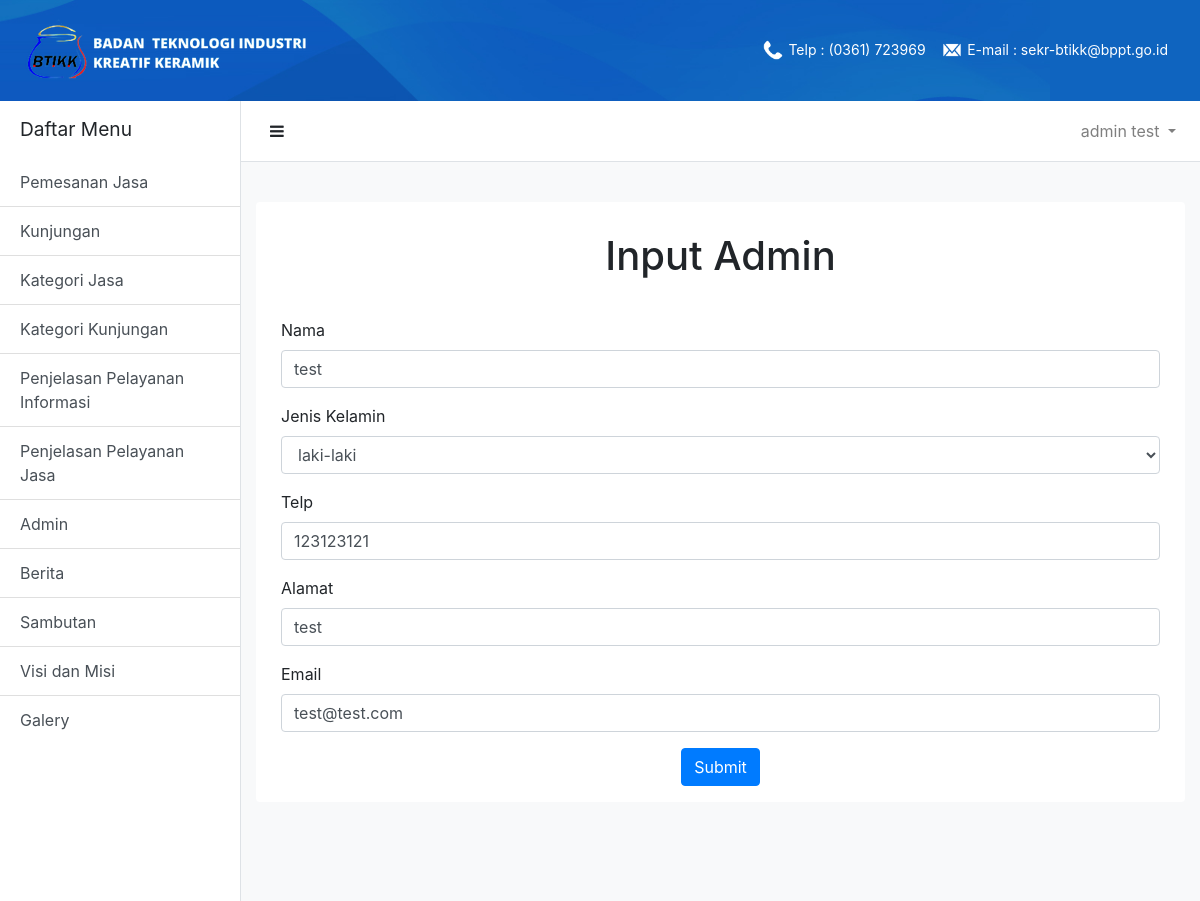
Screenshot of /adminContent/editAdmin.php?id=2 (signed in) with the database file from the repository.
### tables this page shows
CREATE TABLE `user` (
  `id` int(11) NOT NULL,
  `name` varchar(255) NOT NULL,
  `email` varchar(255) NOT NULL,
  `password` varchar(255) NOT NULL,
  `username` varchar(255) NOT NULL,
  `jenis_kelamin` varchar(255) NOT NULL,
  `telp` varchar(255) NOT NULL,
  `alamat` varchar(255) NOT NULL
);

### adminContent/editAdmin.php (the view)
<?php
    include("../dashboardUser.php");
?>
<div class="card-title text-center" id="user-content-title">
    <h1>Input Admin</h1>
</div>
<div class='card-content'>
    <div class='container'>
<?php
        $id = $_GET['id'];
        $sql = mysqli_query($conn,"SELECT * FROM user where id = $id");
        $admin = mysqli_fetch_assoc($sql);
        echo "
        <form enctype='multipart/form-data' action='../proses/editAdmin.php?id=".$id."' method='post' style='margin-left : 10px; margin-right:10px;'>
            <div class='form-group'>
                <label for='name'>Nama</label>
                <input type='text' class='form-control' name='name' id='name' value='".$admin['name']."' required>
            </div>
            <div class='form-group'>
                <label for='jenis_kelamin'>Jenis Kelamin</label>
                <select class='form-control' name='jenis_kelamin' id='jenis_kelamin' value='".$admin['jenis_kelamin']."'>";
        if($admin['jenis_kelamin'] == 'laki-laki')
            echo "
            <option selected='selected'>laki-laki</option>
            <option >perempuan</option>";
        else
            echo "
            <option>laki-laki</option>
            <option selected='selected'>perempuan</option>";
        echo "
                </select>
            </div>
            <div class='form-group'>
                <label for='telp'>Telp</label>
                <input type='text' class='form-control' name='telp' id='telp' value='".$admin['telp']."' required>
            </div>
            <div class='form-group'>
                <label for='alamat'>Alamat</label>
                <input type='text' class='form-control' name='alamat' id='alamat' value='".$admin['alamat']."' required>
            </div>
            <div class='form-group'>
                <label for='email'>Email</label>
                <input type='email' class='form-control' name='email' id='email' value='".$admin['email']."' required>
            </div>
            <div class='form-group d-flex justify-content-center'>
                <button type='submit' class='btn btn-primary' name='submit'>Submit</button>
            </div>
        </form>
    </div>
</div>";
?>

### dashboardUser.php (shortened to what this page needs)
<?php
    include("../db.php");
?>
<!DOCTYPE html>
<html lang="en">
<head>
    <link rel="stylesheet" href="../css/navbar.css">
    <link rel="stylesheet" href="../css/footer.css">
    <link rel="stylesheet" href="../css/sidebar.css">
    <link rel="stylesheet" href="../css/contentUser.css">
    <link rel="stylesheet" href="https://stackpath.bootstrapcdn.com/bootstrap/4.4.1/css/bootstrap.min.css">
    <link rel="stylesheet" href="https://stackpath.bootstrapcdn.com/font-awesome/4.7.0/css/font-awesome.min.css">
</head>
<body>
    <nav class="navbar navbar-expand-lg navbar-dark justify-content-between" id='navbar'>
        <a class="navbar-brand" href="#">
            <img src="../gambar/rsz_2logo.png" alt="logo">
        </a>
        <ul class="navbar-nav">
            <li class="nav-item">
                <p class="navbar-brand">
                    <img src="../gambar/phone.png" class="d-inline-block align-top" alt="">
                    <span>Telp : (0361) 723969</span>
                </p>
            </li>
            <li class="nav-item">
                <p class="navbar-brand">
                    <img src="../gambar/email.png" class="d-inline-block align-top" alt="">
                    <span>E-mail : sekr-btikk@bppt.go.id</span>
                </p>
            </li>
        </ul>
    </nav>
<div class="d-flex bg-light" id="wrapper">
<div class="bg-white border-right" id="sidebar-wrapper">
  <div class="sidebar-heading text-black">Daftar Menu</div>
  <div class="list-group list-group-flush">
    <a href="./pemesananJasa.php" class="list-group-item list-group-item-action bg-white text-black ">Pemesanan Jasa</a>
    <a href="./kunjungan.php" class="list-group-item list-group-item-action bg-white text-black ">Kunjungan</a>
    <a href="./kategoriJasa.php" class="list-group-item list-group-item-action bg-white text-black ">Kategori Jasa</a>
    <a href="./kategoriKunjungan.php" class="list-group-item list-group-item-action bg-white text-black ">Kategori Kunjungan</a>
    <a href="./penjelasanPelayananInformasi.php" class="list-group-item list-group-item-action bg-white text-black ">Penjelasan Pelayanan Informasi</a>
    <a href="./penjelasanPelayananJasa.php" class="list-group-item list-group-item-action bg-white text-black ">Penjelasan Pelayanan Jasa</a>
    <a href="./admin.php" class="list-group-item list-group-item-action bg-white text-black ">Admin</a>
    <a href="./berita.php" class="list-group-item list-group-item-action bg-white text-black ">Berita</a>
    <a href="./sambutan.php" class="list-group-item list-group-item-action bg-white text-black ">Sambutan</a>
    <a href="./visiMisi.php" class="list-group-item list-group-item-action bg-white text-black ">Visi dan Misi</a>
    <a href="./galery.php" class="list-group-item list-group-item-action bg-white text-black ">Galery</a>
  </div>
</div>
<div id="page-content-wrapper">
  <nav class="navbar navbar-expand-lg navbar-light bg-white border-bottom sticky-top" id='navbar-2'>
    <button class="btn text-black" id="menu-toggle"><i class="fa fa-bars"></i></button>
    <div class="collapse navbar-collapse" id="navbarSupportedContent">
      <ul class="navbar-nav ml-auto mt-2 mt-lg-0">
        <li class="nav-item dropdown">
        <?php
           $id = $_SESSION['user'];
           $sql = mysqli_query($conn,"SELECT name FROM user where id = $id");
           $admin = mysqli_fetch_assoc($sql);
           echo "
          <a class='nav-link dropdown-toggle' href='#' id='navbarDropdown' role='button' data-toggle='dropdown' aria-haspopup='true' aria-expanded='false'>
            ".$admin['name']."
          </a>
          <div class='dropdown-menu dropdown-menu-right' aria-labelledby='navbarDropdown'>
            <a class='dropdown-item' href='./editPassword.php?id=".$id."'>Ubah Password</a>
            <div class='dropdown-divider'></div>
            <a class='dropdown-item' href='../proses/logout.php'>Keluar</a>
          </div>";
          ?>
        </li>
      </ul>
    </div>
  </nav>
  <div class="container-fluid">
    <div class="card" id="user-content-wrapper">

### css/navbar.css (style rules this page uses)
#navbar, .navbar .navbar-default { background-image: url("../gambar/bg_top.jpg"); background-repeat: no-repeat; background-size: 100% 100%; }
.navbar .nav-item .navbar-brand { margin-top : 10px }
.navbar .nav-item .navbar-brand img { margin-top : 7.5px; width : 20px; height : 20px; }
.navbar .nav-item .navbar-brand span { font-size: 14px; }
#navbar-2 { padding-top: 10px; padding-bottom: 10px; margin-bottom: 40px; background-color: #110073; }

### css/sidebar.css (style rules this page uses)
#wrapper { overflow-x: hidden; }
#sidebar-wrapper { min-height: 100vh; margin-left: -15rem; -webkit-transition: margin .25s ease-out; -moz-transition: margin .25s ease-out; -o-transition: margin .25s ease-out; transition: margin .25s ease-out; }
#sidebar-wrapper .sidebar-heading { padding: 0.875rem 1.25rem; font-size: 1.2rem; }
#sidebar-wrapper .list-group { width: 15rem; }
#page-content-wrapper { min-width: 100vw; }
@media (min-width: 768px) { #sidebar-wrapper { margin-left: 0; } }
@media (min-width: 768px) { #page-content-wrapper { min-width: 0; width: 100%; } }

### css/contentUser.css (style rules this page uses)
#user-content-wrapper { border: none; }
#user-content-wrapper #user-content-title { margin-top: 30px; margin-bottom: 30px; }

### rows the page displays
user: name "admin test"
user: name "test", jenis_kelamin "laki-laki", telp "123123121", alamat "test", email "test@test.com"
